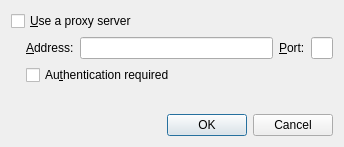
<ui version="4.0" >
 <author>Christian Schenk</author>
 <class>ConnectionSettingsDialog</class>
 <widget class="QDialog" name="ConnectionSettingsDialog" >
  <property name="geometry" >
   <rect>
    <x>0</x>
    <y>0</y>
    <width>344</width>
    <height>147</height>
   </rect>
  </property>
  <property name="windowTitle" >
   <string>Connection Settings</string>
  </property>
  <layout class="QVBoxLayout" >
   <item>
    <widget class="QCheckBox" name="checkBox" >
     <property name="text" >
      <string>&amp;Use a proxy server</string>
     </property>
    </widget>
   </item>
   <item>
    <layout class="QHBoxLayout" >
     <item>
      <spacer>
       <property name="orientation" >
        <enum>Qt::Horizontal</enum>
       </property>
       <property name="sizeType" >
        <enum>QSizePolicy::Fixed</enum>
       </property>
       <property name="sizeHint" >
        <size>
         <width>15</width>
         <height>20</height>
        </size>
       </property>
      </spacer>
     </item>
     <item>
      <layout class="QVBoxLayout" >
       <item>
        <layout class="QHBoxLayout" >
         <item>
          <widget class="QLabel" name="label" >
           <property name="text" >
            <string>&amp;Address:</string>
           </property>
           <property name="buddy" >
            <cstring>lineEdit</cstring>
           </property>
          </widget>
         </item>
         <item>
          <widget class="QLineEdit" name="lineEdit" >
           <property name="sizePolicy" >
            <sizepolicy vsizetype="Fixed" hsizetype="Expanding" >
             <horstretch>15</horstretch>
             <verstretch>0</verstretch>
            </sizepolicy>
           </property>
          </widget>
         </item>
         <item>
          <widget class="QLabel" name="label_2" >
           <property name="text" >
            <string>&amp;Port:</string>
           </property>
           <property name="buddy" >
            <cstring>lineEdit_2</cstring>
           </property>
          </widget>
         </item>
         <item>
          <widget class="QLineEdit" name="lineEdit_2" >
           <property name="sizePolicy" >
            <sizepolicy vsizetype="Fixed" hsizetype="Expanding" >
             <horstretch>1</horstretch>
             <verstretch>0</verstretch>
            </sizepolicy>
           </property>
           <property name="maxLength" >
            <number>4</number>
           </property>
          </widget>
         </item>
        </layout>
       </item>
       <item>
        <widget class="QCheckBox" name="checkBox_2" >
         <property name="text" >
          <string>Au&amp;thentication required</string>
         </property>
        </widget>
       </item>
      </layout>
     </item>
    </layout>
   </item>
   <item>
    <spacer>
     <property name="orientation" >
      <enum>Qt::Vertical</enum>
     </property>
     <property name="sizeHint" >
      <size>
       <width>20</width>
       <height>40</height>
      </size>
     </property>
    </spacer>
   </item>
   <item>
    <widget class="QDialogButtonBox" name="buttonBox" >
     <property name="standardButtons" >
      <set>QDialogButtonBox::Cancel|QDialogButtonBox::NoButton|QDialogButtonBox::Ok</set>
     </property>
    </widget>
   </item>
  </layout>
 </widget>
 <tabstops>
  <tabstop>checkBox</tabstop>
  <tabstop>lineEdit</tabstop>
  <tabstop>lineEdit_2</tabstop>
  <tabstop>checkBox_2</tabstop>
  <tabstop>buttonBox</tabstop>
 </tabstops>
 <includes/>
 <resources/>
 <connections/>
</ui>
